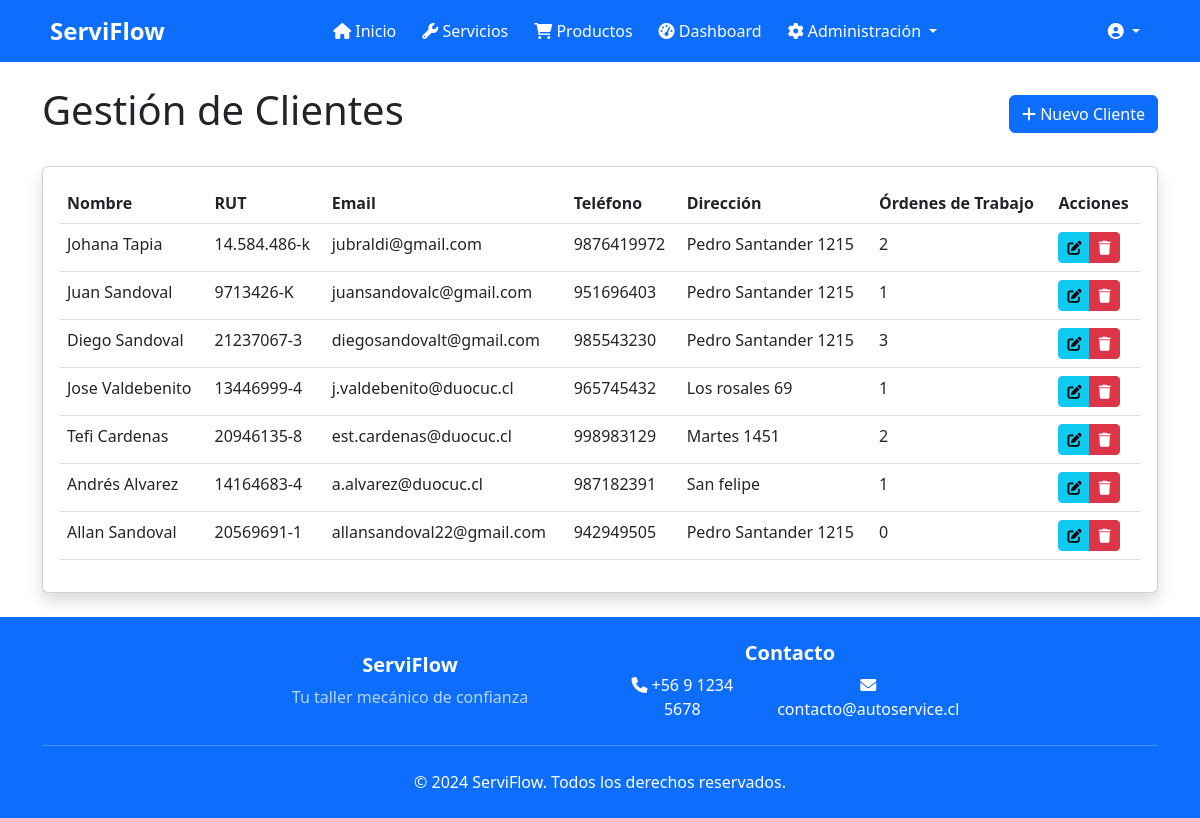
Screenshot of /management/clients/ (signed in) with the database file from the repository.
### workshop/models.py (models this page shows, shortened)
class Client(models.Model):
    user = models.OneToOneField(User, on_delete=models.CASCADE)
    rut = models.CharField(max_length=12, unique=True, verbose_name='RUT')
    address = models.CharField(max_length=200, verbose_name='Dirección')
    phone = models.CharField(max_length=15, verbose_name='Teléfono')
    class Meta:
        verbose_name = 'Cliente'
        verbose_name_plural = 'Clientes'

### workshop/views/client_views.py (the view)
# urls.py: path('management/clients/', client_list, name='client_list'),
@login_required
@user_passes_test(is_admin_or_receptionist)
def client_list(request):
    clients = Client.objects.all()
    return render(request, 'workshop/admin/client_list.html', {'clients': clients})

### workshop/views/client_views.py (called while the page is built)
def is_admin_or_receptionist(user):
    if user.is_superuser:
        return True
    if hasattr(user, 'userprofile'):
        return user.userprofile.role in ['admin', 'receptionist']
    return False

### templates/workshop/admin/client_list.html (shortened to what this page needs)
{% extends 'base.html' %}
{% block content %}
<div class="container py-4">
    <div class="d-flex justify-content-between align-items-center mb-4">
        <h1>Gestión de Clientes</h1>
        <a href="{% url 'client_add' %}" class="btn btn-primary">
            <i class="fas fa-plus"></i> Nuevo Cliente
        </a>
    </div>
    <div class="card shadow">
        <div class="card-body">
            <div class="table-responsive">
                <table class="table table-hover">
                    <thead>
                        <tr>
                            <th>Nombre</th>
                            <th>RUT</th>
                            <th>Email</th>
                            <th>Teléfono</th>
                            <th>Dirección</th>
                            <th>Órdenes de Trabajo</th>
                            <th>Acciones</th>
                        </tr>
                    </thead>
                    <tbody>
                        {% for client in clients %}
                            <tr>
                                <td>{{ client.user.get_full_name }}</td>
                                <td>{{ client.rut }}</td>
                                <td>{{ client.user.email }}</td>
                                <td>{{ client.phone }}</td>
                                <td>{{ client.address }}</td>
                                <td>{{ client.workorder_set.count }}</td>
                                <td>
                                    <div class="btn-group">
                                        <a href="{% url 'client_edit' client.id %}" class="btn btn-sm btn-info" title="Editar">
                                            <i class="fas fa-edit"></i>
                                        </a>
                                        <a href="{% url 'client_delete' client.id %}" class="btn btn-sm btn-danger" title="Eliminar">
                                            <i class="fas fa-trash"></i>
                                        </a>
                                    </div>
                                </td>
                            </tr>
                        {% endfor %}
                    </tbody>
                </table>
            </div>
        </div>
    </div>
</div>
{% endblock %}

### templates/base.html (style rules this page uses)
body { display: flex; flex-direction: column; min-height: 100vh; margin: 0; }

### rows the page displays
Client: user.get_full_name "Johana Tapia", rut "14.584.486-k", user.email "jubraldi@gmail.com", phone "9876419972", address "Pedro Santander 1215", workorder_set.count "2"
Client: user.get_full_name "Juan Sandoval", rut "9713426-K", user.email "juansandovalc@gmail.com", phone "951696403", address "Pedro Santander 1215", workorder_set.count "1"
Client: user.get_full_name "Diego Sandoval", rut "21237067-3", user.email "diegosandovalt@gmail.com", phone "985543230", address "Pedro Santander 1215", workorder_set.count "3"
Client: user.get_full_name "Jose Valdebenito", rut "13446999-4", user.email "j.valdebenito@duocuc.cl", phone "965745432", address "Los rosales 69", workorder_set.count "1"
Client: user.get_full_name "Tefi Cardenas", rut "20946135-8", user.email "est.cardenas@duocuc.cl", phone "998983129", address "Martes 1451", workorder_set.count "2"
Client: user.get_full_name "Andrés Alvarez", rut "14164683-4", user.email "a.alvarez@duocuc.cl", phone "987182391", address "San felipe", workorder_set.count "1"
Client: user.get_full_name "Allan Sandoval", rut "20569691-1", user.email "allansandoval22@gmail.com", phone "942949505", address "Pedro Santander 1215", workorder_set.count "0"
